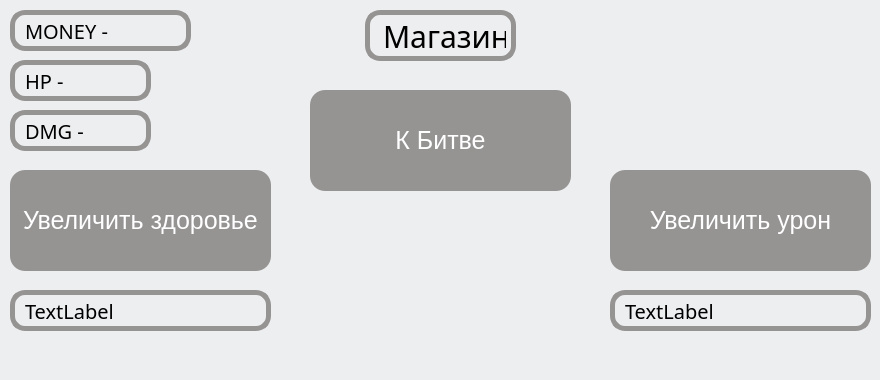
<?xml version="1.0" encoding="UTF-8"?>
<ui version="4.0">
 <class>Shop_HardMode</class>
 <widget class="QMainWindow" name="Shop_HardMode">
  <property name="geometry">
   <rect>
    <x>0</x>
    <y>0</y>
    <width>880</width>
    <height>380</height>
   </rect>
  </property>
  <property name="windowTitle">
   <string>Shop_HardMode</string>
  </property>
  <property name="styleSheet">
   <string notr="true">background-color: #edeef0</string>
  </property>
  <widget class="QWidget" name="centralwidget">
   <widget class="QLabel" name="label">
    <property name="geometry">
     <rect>
      <x>365</x>
      <y>10</y>
      <width>151</width>
      <height>51</height>
     </rect>
    </property>
    <property name="styleSheet">
     <string notr="true">QLabel{
font-family: Areal;
padding: 5px;
border: 5px solid #969393;
border-radius: 15px;
font-size: 30px;
}</string>
    </property>
    <property name="text">
     <string>Магазин</string>
    </property>
   </widget>
   <widget class="QPushButton" name="pushButton">
    <property name="geometry">
     <rect>
      <x>10</x>
      <y>170</y>
      <width>261</width>
      <height>101</height>
     </rect>
    </property>
    <property name="styleSheet">
     <string notr="true">QPushButton{
border-radius: 15px;
font-size: 25px;
color: white;
background-color: #969393;
}

QPushButton:hover{
background-color: #878484;
}

QPushButton:pressed{
font-size: 23px;
}
</string>
    </property>
    <property name="text">
     <string>Увеличить здоровье</string>
    </property>
   </widget>
   <widget class="QPushButton" name="pushButton_2">
    <property name="geometry">
     <rect>
      <x>310</x>
      <y>90</y>
      <width>261</width>
      <height>101</height>
     </rect>
    </property>
    <property name="styleSheet">
     <string notr="true">QPushButton{
border-radius: 15px;
font-size: 25px;
color: white;
background-color: #969393;
}

QPushButton:hover{
background-color: #878484;
}
QPushButton:pressed{
font-size: 23px;
}
</string>
    </property>
    <property name="text">
     <string>К Битве</string>
    </property>
   </widget>
   <widget class="QPushButton" name="pushButton_3">
    <property name="geometry">
     <rect>
      <x>610</x>
      <y>170</y>
      <width>261</width>
      <height>101</height>
     </rect>
    </property>
    <property name="styleSheet">
     <string notr="true">QPushButton{
border-radius: 15px;
font-size: 25px;
color: white;
background-color: #969393;
}

QPushButton:hover{
background-color: #878484;
}
QPushButton:pressed{
font-size: 23px;
}
</string>
    </property>
    <property name="text">
     <string>Увеличить урон</string>
    </property>
   </widget>
   <widget class="QLabel" name="label_money">
    <property name="geometry">
     <rect>
      <x>10</x>
      <y>10</y>
      <width>181</width>
      <height>41</height>
     </rect>
    </property>
    <property name="styleSheet">
     <string notr="true">QLabel{
font-family: Areal;
padding: 5px;
border: 5px solid #969393;
border-radius: 15px;
font-size: 20px;
}</string>
    </property>
    <property name="text">
     <string>MONEY - </string>
    </property>
   </widget>
   <widget class="QLabel" name="label_hp">
    <property name="geometry">
     <rect>
      <x>10</x>
      <y>60</y>
      <width>141</width>
      <height>41</height>
     </rect>
    </property>
    <property name="styleSheet">
     <string notr="true">QLabel{
font-family: Areal;
padding: 5px;
border: 5px solid #969393;
border-radius: 15px;
font-size: 20px;
}</string>
    </property>
    <property name="text">
     <string>HP -</string>
    </property>
   </widget>
   <widget class="QLabel" name="label_dmg">
    <property name="geometry">
     <rect>
      <x>10</x>
      <y>110</y>
      <width>141</width>
      <height>41</height>
     </rect>
    </property>
    <property name="styleSheet">
     <string notr="true">QLabel{
font-family: Areal;
padding: 5px;
border: 5px solid #969393;
border-radius: 15px;
font-size: 20px;
}</string>
    </property>
    <property name="text">
     <string>DMG -</string>
    </property>
   </widget>
   <widget class="QLabel" name="label_pay_1">
    <property name="geometry">
     <rect>
      <x>10</x>
      <y>290</y>
      <width>261</width>
      <height>41</height>
     </rect>
    </property>
    <property name="styleSheet">
     <string notr="true">QLabel{
font-family: Areal;
padding: 5px;
border: 5px solid #969393;
border-radius: 15px;
font-size: 20px;
}</string>
    </property>
    <property name="text">
     <string>TextLabel</string>
    </property>
   </widget>
   <widget class="QLabel" name="label_pay_2">
    <property name="geometry">
     <rect>
      <x>610</x>
      <y>290</y>
      <width>261</width>
      <height>41</height>
     </rect>
    </property>
    <property name="styleSheet">
     <string notr="true">QLabel{
font-family: Areal;
padding: 5px;
border: 5px solid #969393;
border-radius: 15px;
font-size: 20px;
}</string>
    </property>
    <property name="text">
     <string>TextLabel</string>
    </property>
   </widget>
  </widget>
  <widget class="QMenuBar" name="menubar">
   <property name="geometry">
    <rect>
     <x>0</x>
     <y>0</y>
     <width>880</width>
     <height>21</height>
    </rect>
   </property>
  </widget>
  <widget class="QStatusBar" name="statusbar"/>
 </widget>
 <resources/>
 <connections/>
</ui>
